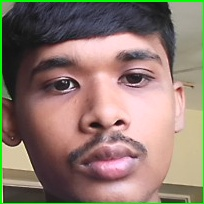
#> input picture dataset/User.1.Purnananda Kirtania.11.jpg, 204 x 204 px; its folder holds 4 pictures in this run
$ python phase4_train_model.py
#> lines starting #> are read from the running program, lines starting #| are printed output that depends on the picture
import cv2
import os
import numpy as np
from PIL import Image

# ---------------- PATHS ----------------

BASE_DIR = os.path.dirname(os.path.abspath(__file__))

dataset_path = os.path.join(
    BASE_DIR,
    "dataset"
)

trainer_dir = os.path.join(
    BASE_DIR,
    "trainer"
)

trainer_path = os.path.join(
    trainer_dir,
    "trainer.yml"
)

# ---------------- CREATE TRAINER FOLDER ----------------

if not os.path.exists(trainer_dir):

    os.makedirs(trainer_dir)

# ---------------- FACE RECOGNIZER ----------------

recognizer = cv2.face.LBPHFaceRecognizer_create()

detector = cv2.CascadeClassifier(
    os.path.join(
        BASE_DIR,
        "haarcascade_frontalface_default.xml"
    )
)

print("Training Faces...")

# ---------------- GET IMAGES ----------------

def getImagesAndLabels(path):

#> called with path = 'dataset'
    imagePaths = []

    #  GET ALL JPG FILES
    for root, dirs, files in os.walk(path):

        for file in files:

            if file.endswith(".jpg"):

                imagePaths.append(
                    os.path.join(root, file)
                )

    faceSamples = []

    ids = []

    for imagePath in imagePaths:

        try:

            #  CONVERT IMAGE TO GRAY
            PIL_img = Image.open(
                imagePath
            ).convert('L')
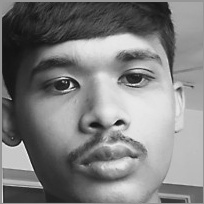
#> PIL_img: PIL image 204x204 L; min 9, max 242, mean 126.9

            img_numpy = np.array(
                PIL_img,
                'uint8'
            )

            # ---------------- FILE NAME FORMAT ----------------
            # User.<id>.<name>.<count>.jpg

            file_name = os.path.split(
                imagePath
            )[-1]

            parts = file_name.split(".")

            if len(parts) < 4:
                continue

            face_id = int(parts[1])

            faces = detector.detectMultiScale(
                img_numpy
            )
#> faces = [[20, 15, 164, 164]]

            for (x,y,w,h) in faces:

                faceSamples.append(
                    img_numpy[y:y+h, x:x+w]
                )

                ids.append(face_id)
#> this loop made 1 pass
#> after the loop, faceSamples = 1 item; ids = [1]

        except Exception as e:

            print("Error:", imagePath)

            print(e)
#> pass 2 of the loop in getImagesAndLabels, `for imagePath in imagePaths:`:
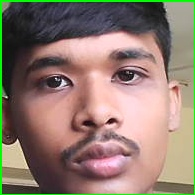
#> input picture dataset/User.1.Purnananda Kirtania.1.jpg, 195 x 195 px
#> in getImagesAndLabels, `PIL_img = Image.open( imagePath ).convert('L')`:
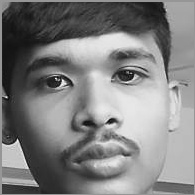
#> PIL_img: PIL image 195x195 L; min 2, max 253, mean 128.1
#> faces = [[15, 14, 161, 161]]
#> the loop in getImagesAndLabels, `for (x,y,w,h) in faces: ` made 1 pass
#> after the loop in getImagesAndLabels, `for (x,y,w,h) in faces:`: faceSamples = 2 items; ids = [1, 1]
#> pass 3 of the loop in getImagesAndLabels, `for imagePath in imagePaths:`:
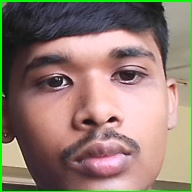
#> input picture dataset/User.1.Purnananda Kirtania.12.jpg, 192 x 192 px
#> in getImagesAndLabels, `PIL_img = Image.open( imagePath ).convert('L')`:
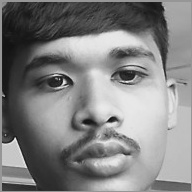
#> PIL_img: PIL image 192x192 L; min 13, max 240, mean 129.3
#> faces = [[14, 13, 163, 163]]
#> the loop in getImagesAndLabels, `for (x,y,w,h) in faces: ` made 1 pass
#> after the loop in getImagesAndLabels, `for (x,y,w,h) in faces:`: faceSamples = 3 items; ids = [1, 1, 1]
#> the loop made 4 passes; the first 3 are shown

    return faceSamples, ids

# ---------------- TRAIN MODEL ----------------

faces, ids = getImagesAndLabels(
    dataset_path
)

if len(faces) == 0:

    print("No face data found")

    exit()

recognizer.train(
    faces,
    np.array(ids)
)

# ---------------- SAVE TRAINER ----------------

recognizer.write(
    trainer_path
)

print("Model Trained Successfully")

print(f"Total Faces Trained: {len(set(ids))}")
